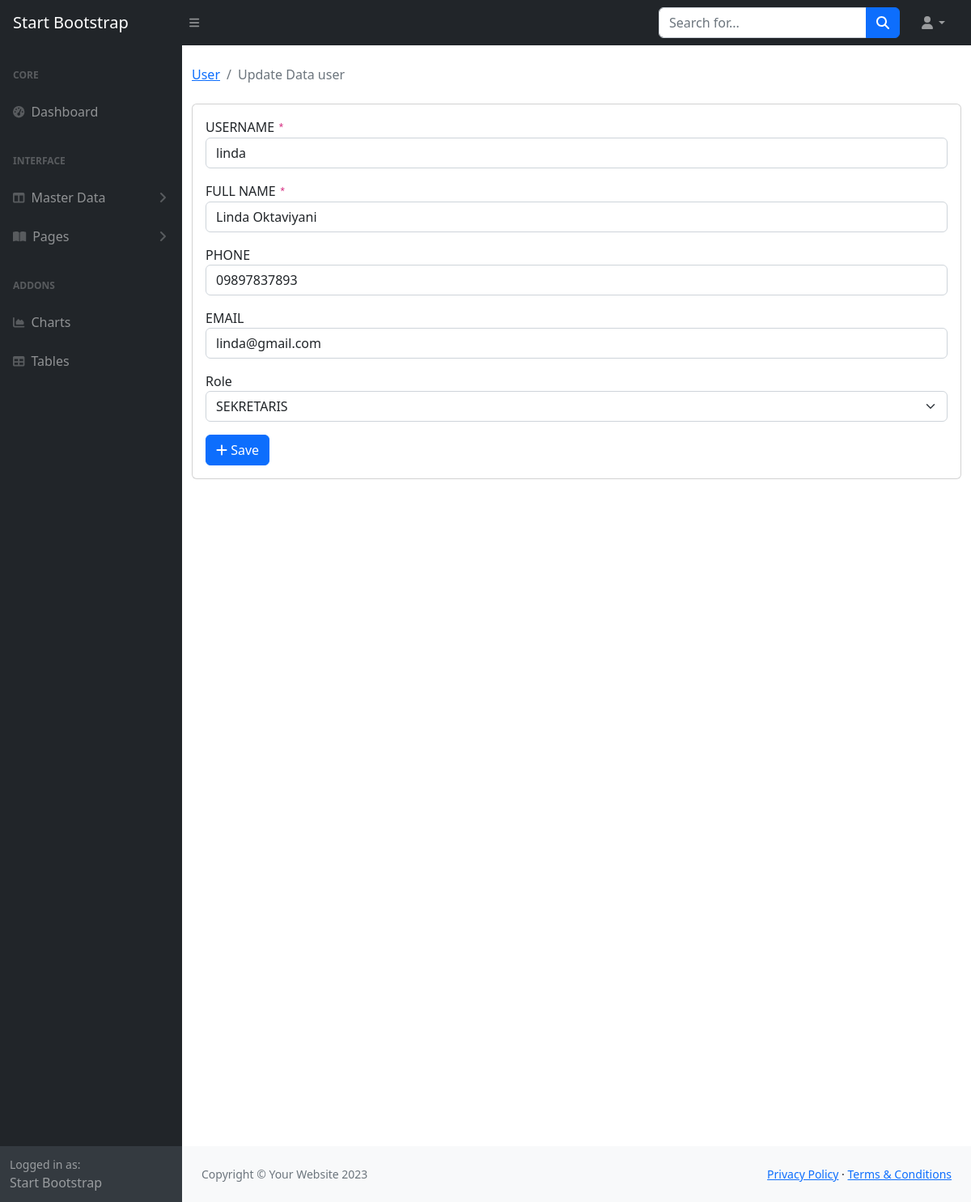
The page /admin/user/getedit/2 on the database its author committed.
### tables this page shows
CREATE TABLE `tb_user` (
  `id` int(11) NOT NULL,
  `username` varchar(64) NOT NULL,
  `password` varchar(225) NOT NULL,
  `email` varchar(255) NOT NULL,
  `full_name` varchar(255) NOT NULL,
  `phone` varchar(20) NOT NULL,
  `role` enum('admin','sekretaris') NOT NULL,
  `last_login` timestamp NOT NULL DEFAULT current_timestamp(),
  `is_active` tinyint(1) NOT NULL
);

### application/views/admin/template/main.php (called while the page is built, shortened)
<?php
$this->load->view('admin/template/header');
$this->load->view('admin/template/navbar');
$this->load->view('admin/template/sidebar');
$this->load->view($content);

### application/controllers/admin/User.php (called while the page is built, shortened)
<?php
class User extends CI_Controller {
    public function __construct(){
        $this->load->model("User_model");
        $this->load->library('form_validation');
    }
    public function getedit($id){
        $data = array(
            'title' => 'Update Data user',
            'user' => $this->User_model->getById($id),
            'content'=> 'admin/user/edit_form'
        );
        $this->load->view('admin/template/main',$data);
    }
}

### index.php (called while the page is built, shortened)
<?php
require_once BASEPATH.'core/CodeIgniter.php';

### application/models/User_model.php (called while the page is built, shortened)
<?php defined('BASEPATH') OR exit('No direct script access allowed');
class User_model extends CI_Model
{
    protected $_table ='tb_user';
    public function getById($id) {
        return $this->db->get_where($this->_table, ["id" => $id])->row();
    }
}

### application/views/admin/user/edit_form.php (the view, shortened to what this page needs)
<main>
    <div class="container-fluid">
        <ol class="breadcrumb mb-4">
            <li class="breadcrumb-item"><a href="<?php echo site_url('admin/user') ?>">User</a></li>
            <li class="breadcrumb-item active"><?php echo $title ?></li>
        </ol>
        <div class="card mb-4">
            <div class="card-body">
                <form action="<?php echo site_url('admin/user/edit') ?>" method="post" >
                <div class="mb-3">
                    <label for="username">USERNAME <code>*</code></label>
                    <input class="form-control <?php echo form_error('username') ? 'is-invalid':'' ?>" type="text" name="username" value="<?=$user->username;?>" placeholder="USERNAME" required />
                </div>
                <div class="mb-3">
                    <label for="full_name">FULL NAME <code>*</code></label>
                    <input class="form-control" type="text" name="full_name" value="<?=$user->full_name;?>" placeholder="FULL NAME" required />
                </div>
                <div class="mb-3">
                    <label for="phone">PHONE</label>
                    <input class="form-control" type="text" name="phone" value="<?=$user->phone;?>" placeholder="PHONE" required/>
                </div>
                <div class="mb-3">
                    <label for="email">EMAIL</label>
                    <input class="form-control" type="email" name="email" value="<?=$user->email;?>" placeholder="EMAIL" required/>
                </div>
                <div class="mb-3">
                    <label for="role">Role</label>
                    <select class="form-select" id="role" name="role" required>
                        <?php if($user->role == 'admin'){?>
                            <option value="admin" selected>ADMIN</option>
                            <?php }else{?>
                                <option value="sekretaris" selected>SEKRETARIS</option>
                                <?php }?>
                            </select>
                        </div>
                        <button class="btn btn-primary" type="submit"><i class="fas fa-plus"></i> Save</button>
                </form>
            </div>
        </div> <div style="height: 100vh"></div>
    </div>
</main>

### rows shown on the page
tb_user: username "linda", full_name "Linda Oktaviyani", phone "09897837893", email "linda@gmail.com", role "SEKRETARIS"

### other values the page prints
$title "Update Data user"
